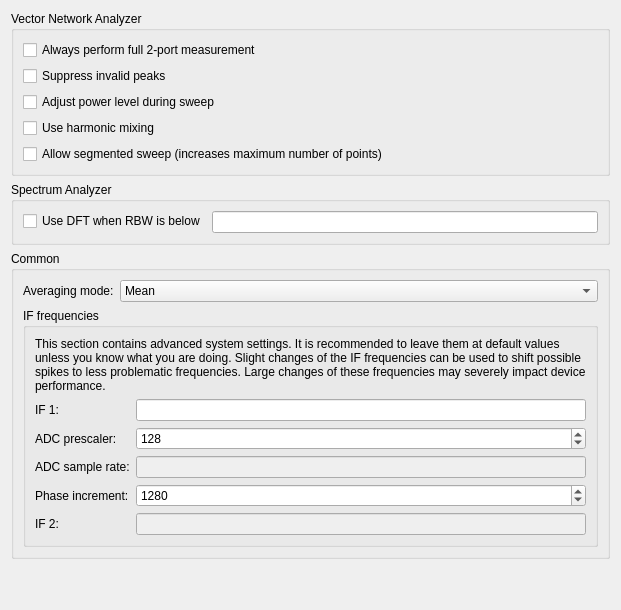
           <widget class="QWidget" name="Acquisition">
            <layout class="QVBoxLayout" name="verticalLayout_15">
             <item>
              <widget class="QGroupBox" name="groupBox_6">
               <property name="title">
                <string>Vector Network Analyzer</string>
               </property>
               <layout class="QVBoxLayout" name="verticalLayout_6">
                <item>
                 <widget class="QCheckBox" name="AcquisitionAlwaysExciteBoth">
                  <property name="toolTip">
                   <string>&lt;html&gt;&lt;head/&gt;&lt;body&gt;&lt;p&gt;If only S11/S21 or S22/S12 are enabled, faster sweeps are possible by only exciting one port. Checking this option forces the device to always excite both ports even when the measurements from one port will not be used.&lt;/p&gt;&lt;/body&gt;&lt;/html&gt;</string>
                  </property>
                  <property name="text">
                   <string>Always perform full 2-port measurement</string>
                  </property>
                 </widget>
                </item>
                <item>
                 <widget class="QCheckBox" name="AcquisitionSuppressPeaks">
                  <property name="toolTip">
                   <string>&lt;html&gt;&lt;head/&gt;&lt;body&gt;&lt;p&gt;Due to limited fractional divider settings, the source and 1.LO PLLs are not able to reach every frequency exactly. At some specific frequencies this causes the final IF to shift. At these frequencies there will be a positive or negative peak in the trace measurement that is not actually there.&lt;br/&gt;&lt;br/&gt;Checking this option shifts the 2.LO for points where this could be an issue. This will remove the peaks but slows down the sweep slightly.&lt;/p&gt;&lt;/body&gt;&lt;/html&gt;</string>
                  </property>
                  <property name="text">
                   <string>Suppress invalid peaks</string>
                  </property>
                 </widget>
                </item>
                <item>
                 <widget class="QCheckBox" name="AcquisitionAdjustPowerLevel">
                  <property name="toolTip">
                   <string>&lt;html&gt;&lt;head/&gt;&lt;body&gt;&lt;p&gt;If enabled, the step attenuator setting will be changed during the sweep to keep the selected output power across frequency as accurate as possible.&lt;/p&gt;&lt;/body&gt;&lt;/html&gt;</string>
                  </property>
                  <property name="text">
                   <string>Adjust power level during sweep</string>
                  </property>
                 </widget>
                </item>
                <item>
                 <widget class="QCheckBox" name="AcquisitionUseHarmonic">
                  <property name="text">
                   <string>Use harmonic mixing</string>
                  </property>
                 </widget>
                </item>
                <item>
                 <widget class="QCheckBox" name="AcquisitionAllowSegmentedSweep">
                  <property name="text">
                   <string>Allow segmented sweep (increases maximum number of points)</string>
                  </property>
                 </widget>
                </item>
               </layout>
              </widget>
             </item>
             <item>
              <widget class="QGroupBox" name="groupBox_7">
               <property name="title">
                <string>Spectrum Analyzer</string>
               </property>
               <layout class="QVBoxLayout" name="verticalLayout_7">
                <item>
                 <layout class="QFormLayout" name="formLayout_5">
                  <item row="0" column="0">
                   <widget class="QCheckBox" name="AcquisitionUseDFT">
                    <property name="toolTip">
                     <string>&lt;html&gt;&lt;head/&gt;&lt;body&gt;&lt;p&gt;Normally, the spectrum analyzer mode tunes the LO for each point and measures the final IF only at one frequency. When this option is enabled, a DFT of the final IF is calculated instead which covers multiple frequencies with one measurement.&lt;/p&gt;&lt;p&gt;This can speed up the measurement at low RBWs significantly.&lt;/p&gt;&lt;/body&gt;&lt;/html&gt;</string>
                    </property>
                    <property name="text">
                     <string>Use DFT when RBW is below</string>
                    </property>
                   </widget>
                  </item>
                  <item row="0" column="1">
                   <widget class="SIUnitEdit" name="AcquisitionDFTlimitRBW"/>
                  </item>
                 </layout>
                </item>
               </layout>
              </widget>
             </item>
             <item>
              <widget class="QGroupBox" name="groupBox_14">
               <property name="title">
                <string>Common</string>
               </property>
               <layout class="QVBoxLayout" name="verticalLayout_14">
                <item>
                 <layout class="QFormLayout" name="formLayout_10">
                  <item row="0" column="0">
                   <widget class="QLabel" name="label_26">
                    <property name="text">
                     <string>Averaging mode:</string>
                    </property>
                   </widget>
                  </item>
                  <item row="0" column="1">
                   <widget class="QComboBox" name="AcquisitionAveragingMode">
                    <item>
                     <property name="text">
                      <string>Mean</string>
                     </property>
                    </item>
                    <item>
                     <property name="text">
                      <string>Median</string>
                     </property>
                    </item>
                   </widget>
                  </item>
                 </layout>
                </item>
                <item>
                 <widget class="QGroupBox" name="groupBox_15">
                  <property name="title">
                   <string>IF frequencies</string>
                  </property>
                  <layout class="QVBoxLayout" name="verticalLayout_5">
                   <item>
                    <widget class="QLabel" name="label_34">
                     <property name="text">
                      <string>This section contains advanced system settings. It is recommended to leave them at default values unless you know what you are doing. Slight changes of the IF frequencies can be used to shift possible spikes to less problematic frequencies. Large changes of these frequencies may severely impact device performance.</string>
                     </property>
                     <property name="wordWrap">
                      <bool>true</bool>
                     </property>
                    </widget>
                   </item>
                   <item>
                    <layout class="QFormLayout" name="formLayout">
                     <item row="0" column="0">
                      <widget class="QLabel" name="label_29">
                       <property name="text">
                        <string>IF 1:</string>
                       </property>
                      </widget>
                     </item>
                     <item row="0" column="1">
                      <widget class="SIUnitEdit" name="AcquisitionIF1">
                       <property name="toolTip">
                        <string>&lt;html&gt;&lt;head/&gt;&lt;body&gt;&lt;p&gt;Frequency of the first IF&lt;/p&gt;&lt;/body&gt;&lt;/html&gt;</string>
                       </property>
                      </widget>
                     </item>
                     <item row="1" column="0">
                      <widget class="QLabel" name="label_30">
                       <property name="text">
                        <string>ADC prescaler:</string>
                       </property>
                      </widget>
                     </item>
                     <item row="1" column="1">
                      <widget class="QSpinBox" name="AcquisitionADCpresc">
                       <property name="toolTip">
                        <string>&lt;html&gt;&lt;head/&gt;&lt;body&gt;&lt;p&gt;ADC prescaler in FPGA. The ADC sample rate is determined by 102.4MHz/prescaler&lt;/p&gt;&lt;/body&gt;&lt;/html&gt;</string>
                       </property>
                       <property name="minimum">
                        <number>112</number>
                       </property>
                       <property name="maximum">
                        <number>255</number>
                       </property>
                       <property name="value">
                        <number>128</number>
                       </property>
                      </widget>
                     </item>
                     <item row="2" column="0">
                      <widget class="QLabel" name="label_31">
                       <property name="text">
                        <string>ADC sample rate:</string>
                       </property>
                      </widget>
                     </item>
                     <item row="2" column="1">
                      <widget class="SIUnitEdit" name="AcquisitionADCRate">
                       <property name="enabled">
                        <bool>false</bool>
                       </property>
                      </widget>
                     </item>
                     <item row="3" column="0">
                      <widget class="QLabel" name="label_32">
                       <property name="text">
                        <string>Phase increment:</string>
                       </property>
                      </widget>
                     </item>
                     <item row="3" column="1">
                      <widget class="QSpinBox" name="AcquisitionADCphaseInc">
                       <property name="toolTip">
                        <string>&lt;html&gt;&lt;head/&gt;&lt;body&gt;&lt;p&gt;Phase increment per ADC sample. Together with the ADC sample rate this determines the frequency of the second IF&lt;/p&gt;&lt;/body&gt;&lt;/html&gt;</string>
                       </property>
                       <property name="minimum">
                        <number>1</number>
                       </property>
                       <property name="maximum">
                        <number>4095</number>
                       </property>
                       <property name="value">
                        <number>1280</number>
                       </property>
                      </widget>
                     </item>
                     <item row="4" column="0">
                      <widget class="QLabel" name="label_33">
                       <property name="text">
                        <string>IF 2:</string>
                       </property>
                      </widget>
                     </item>
                     <item row="4" column="1">
                      <widget class="SIUnitEdit" name="AcquisitionIF2">
                       <property name="enabled">
                        <bool>false</bool>
                       </property>
                      </widget>
                     </item>
                    </layout>
                   </item>
                  </layout>
                 </widget>
                </item>
               </layout>
              </widget>
             </item>
             <item>
              <spacer name="verticalSpacer_2">
               <property name="orientation">
                <enum>Qt::Vertical</enum>
               </property>
               <property name="sizeHint" stdset="0">
                <size>
                 <width>20</width>
                 <height>40</height>
                </size>
               </property>
              </spacer>
             </item>
            </layout>
           </widget>
